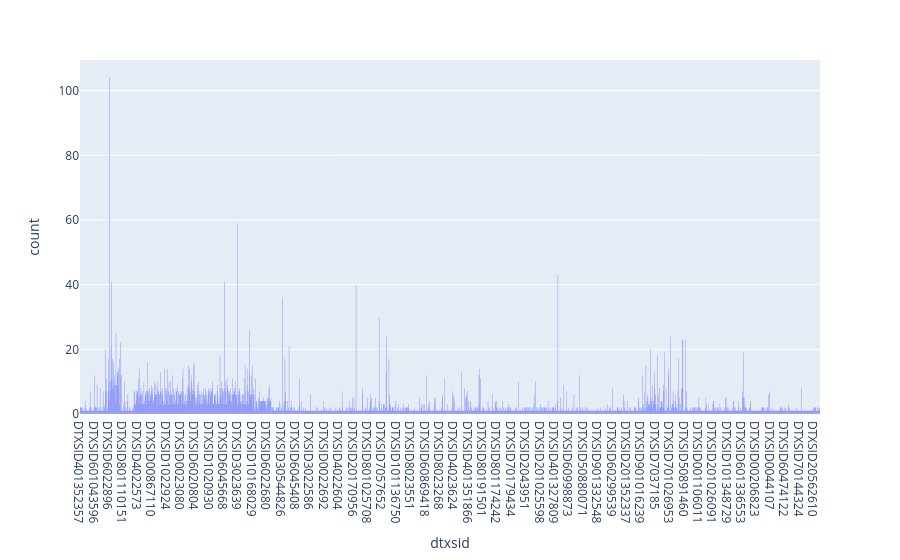

This figure's notebook cell:
### Code cell
fig = px.histogram(df3, x="dtxsid")
fig.show()

### Figure 1 — Plotly figure (JSON) as saved in the notebook; plotly's stock layout.template omitted (floating-point values rounded to 4 significant figures; data arrays with more than 128 entries replaced by an {"elided": "..."} marker saying what was removed)
{"data": [{"alignmentgroup": "True", "bingroup": "x", "hovertemplate": "dtxsid=%{x}<br>count=%{y}<extra></extra>", "legendgroup": "", "marker": {"color": "#636efa", "pattern": {"shape": ""}}, "name": "", "offsetgroup": "", "orientation": "v", "showlegend": false, "type": "histogram", "x": {"elided": "5532 str values"}, "xaxis": "x", "yaxis": "y"}], "layout": {"autosize": true, "barmode": "relative", "legend": {"tracegroupgap": 0}, "margin": {"t": 60}, "xaxis": {"anchor": "y", "autorange": true, "domain": [0, 1], "range": [-0.5, 1800.0], "title": {"text": "dtxsid"}, "type": "category"}, "yaxis": {"anchor": "x", "autorange": true, "domain": [0, 1], "range": [0, 109.5], "title": {"text": "count"}}}}
